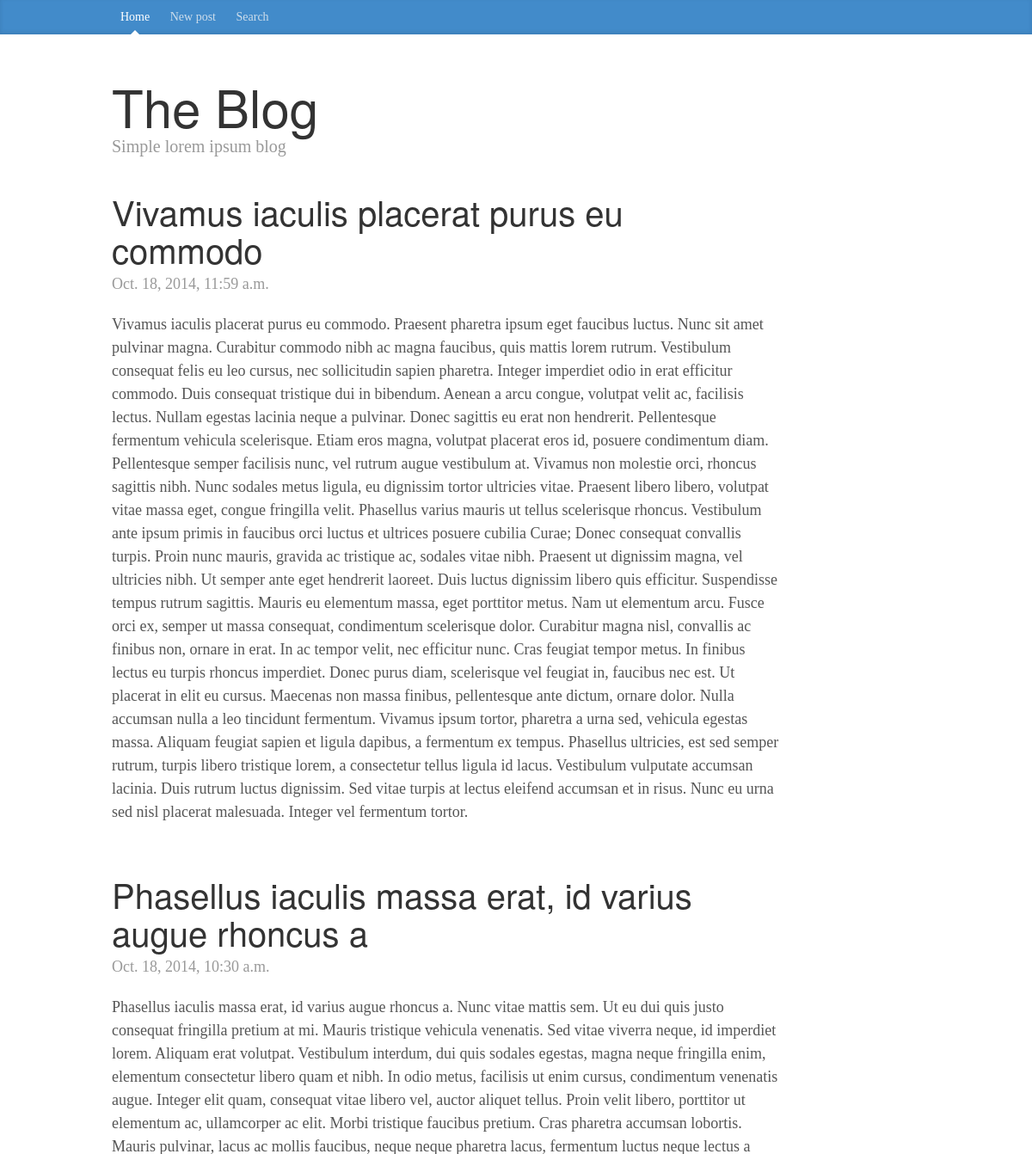
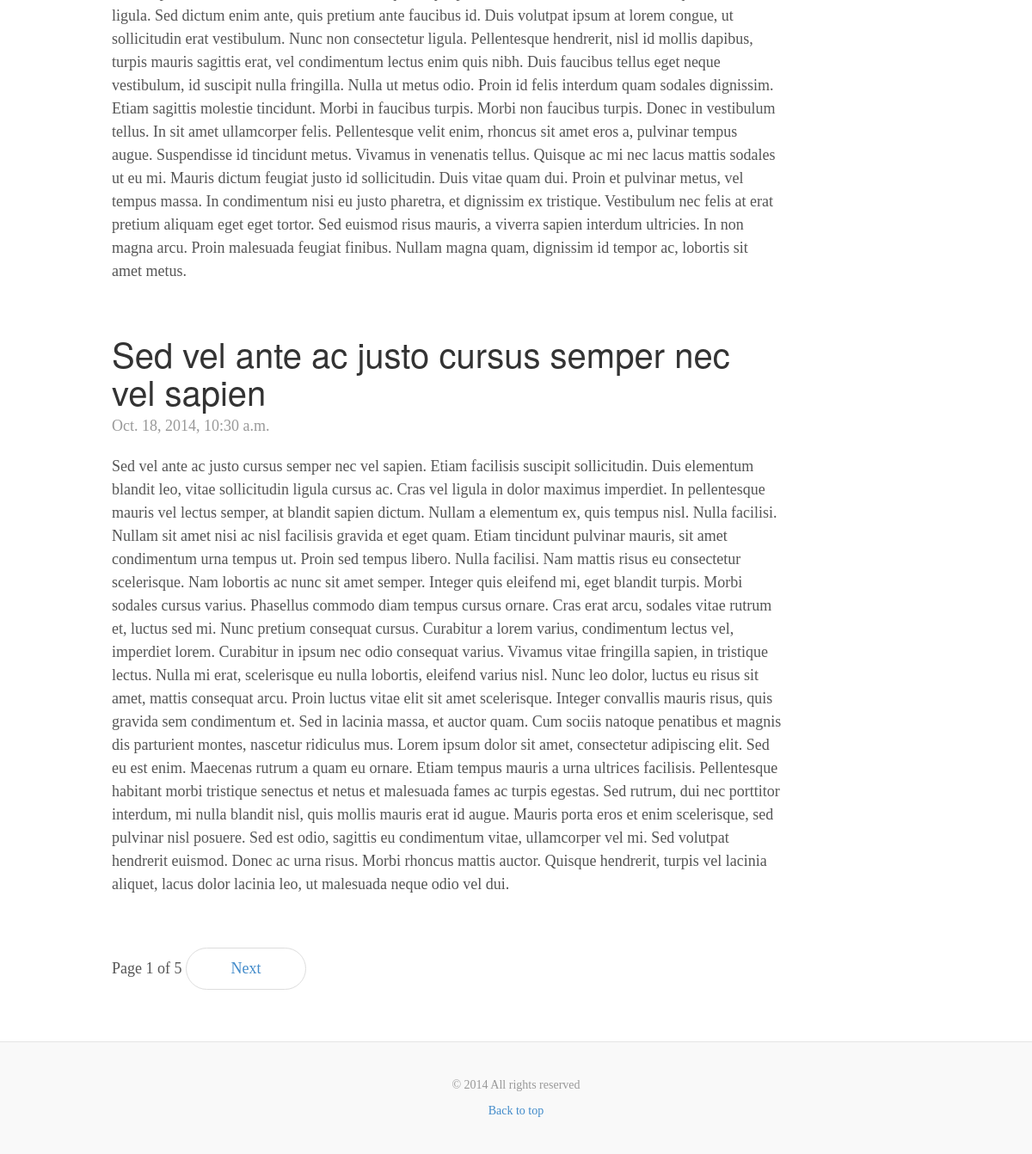
The page / on the database its author committed (2 pictures, top to bottom).
### blog/models.py (models this page shows, shortened)
class Post(models.Model):
    title = models.TextField()
    text = models.CharField(max_length=1000)
    p_date = models.DateTimeField()

### blog/views.py (the view)
# urls.py: url(r'^$', 'blog.views.index', name='index'),
def index(request):
    posts_list = Post.objects.all().order_by("-p_date")
    paginator = Paginator(posts_list, 3)
    page = request.GET.get('page')
    try:
        posts = paginator.page(page)
    except PageNotAnInteger:
        posts = paginator.page(1)
    except EmptyPage:
        posts = paginator.page(paginator.num_pages)
    return render(request, "blog/content.html", {"posts": posts})

### templates/blog/content.html (shortened to what this page needs)
{% extends "blog/base.html" %}
{% load staticfiles %}
{%block home_class%}active{%endblock%}
{% block content %}
    <div class="row">
        <div class="col-sm-10 blog-main">
            {% if posts %}
                {% for t in posts %}
                    <div class="blog-post">
                        <h2 class="blog-post-title">{{ t.title }}</h2>
                        <p class="blog-post-meta">{{ t.p_date }}</p>
                        <p>{{ t.text }}</p>
                    </div>
                {% endfor %}
                <ul class="pager">
                    <li>Page {{ posts.number }} of {{ posts.paginator.num_pages }}</li>
                    {% if posts.has_next %}
                        <li><a href="?{{ query_string }}&amp;page={{ posts.next_page_number }}">Next</a></li>
                    {% endif %}
                </ul>
            {% else %}
                <p>Nothing to show! </p>
            {% endif %}
        </div>
    </div>
{% endblock %}

### templates/blog/base.html (shortened to what this page needs)
{% load staticfiles %}
<!DOCTYPE html>
<html>
<head lang="en">
    <link href="{% static 'css/bootstrap.min.css' %}" rel="stylesheet">
    <link href="{% static 'css/blog.css' %}" rel="stylesheet">
</head>
<body>
<div class="blog-masthead">
    <div class="container">
        <nav class="blog-nav">
            <a class="blog-nav-item {%block home_class%}{%endblock%}" href="{% url 'index' %}">Home</a>
            <a class="blog-nav-item {%block new_post_class%}{%endblock%}" href="{% url 'new_post' %}">New post</a>
            <a class="blog-nav-item {%block search_class%}{%endblock%}" href="{% url 'search' %}">Search</a>
        </nav>
    </div>
</div>
<div class="container">
    <div class="blog-header">
        <h1 class="blog-title">The Blog</h1>
        <p class="lead blog-description">Simple lorem ipsum blog</p>
    </div>
    {% block content %}{% endblock %}
</div>
<div class="blog-footer">
    <p>© 2014 All rights reserved</p>
    <p>
        <a href="#">Back to top</a>
    </p>
</div>
</body>
</html>

### blog/static/css/blog.css (style rules this page uses)
body { font-family: Georgia, "Times New Roman", Times, serif; color: #555; }
h1, .h1, h2, .h2, h3, .h3, h4, .h4, h5, .h5, h6, .h6 { margin-top: 0; font-family: "Helvetica Neue", Helvetica, Arial, sans-serif; font-weight: normal; color: #333; }
@media (min-width: 1200px) { .container { width: 970px; } }
.blog-masthead { background-color: #428bca; -webkit-box-shadow: inset 0 -2px 5px rgba(0,0,0,.1); box-shadow: inset 0 -2px 5px rgba(0,0,0,.1); }
.blog-nav-item { position: relative; display: inline-block; padding: 10px; font-weight: 500; color: #cdddeb; }
.blog-nav .active { color: #fff; }
.blog-nav .active:after { position: absolute; bottom: 0; left: 50%; width: 0; height: 0; margin-left: -5px; vertical-align: middle; content: " "; border-right: 5px solid transparent; border-bottom: 5px solid; border-left: 5px solid transparent; }
.blog-header { padding-top: 20px; padding-bottom: 20px; }
.blog-title { margin-top: 30px; margin-bottom: 0; font-size: 60px; font-weight: normal; }
.blog-description { font-size: 20px; color: #999; }
.blog-main { font-size: 18px; line-height: 1.5; }
.pager { margin-bottom: 60px; text-align: left; }
.pager > li > a { width: 140px; padding: 10px 20px; text-align: center; border-radius: 30px; }
.blog-post { margin-bottom: 60px; }
.blog-post-title { margin-bottom: 5px; font-size: 40px; }
.blog-post-meta { margin-bottom: 20px; color: #999; }
.blog-footer { padding: 40px 0; color: #999; text-align: center; background-color: #f9f9f9; border-top: 1px solid #e5e5e5; }
.blog-footer p:last-child { margin-bottom: 0; }

### rows shown on the page
Post: title "Vivamus iaculis placerat purus eu commodo", p_date "Oct. 18, 2014, 11:59 a.m.", text "Vivamus iaculis placerat purus eu commodo. Praesent pharetra ipsum eget faucibus luctus. Nunc sit amet pulvinar magna. Curabitur commodo nibh ac magna faucibus, quis mattis lorem rutrum. Vestibulum consequat felis eu leo cursus, nec sollicitudin sapien pharetra. Integer imperdiet odio in erat efficitur commodo. Duis consequat tristique dui in bibendum. Aenean a arcu congue, volutpat velit ac, facilisis lectus. Nullam egestas lacinia neque a pulvinar. Donec sagittis eu erat non hendrerit. Pellentesque fermentum vehicula scelerisque. Etiam eros magna, volutpat placerat eros id, posuere condimentum diam. Pellentesque semper facilisis nunc, vel rutrum augue vestibulum at. Vivamus non molestie…"
Post: title "Phasellus iaculis massa erat, id varius augue rhoncus a", p_date "Oct. 18, 2014, 10:30 a.m.", text "Phasellus iaculis massa erat, id varius augue rhoncus a. Nunc vitae mattis sem. Ut eu dui quis justo consequat fringilla pretium at mi. Mauris tristique vehicula venenatis. Sed vitae viverra neque, id imperdiet lorem. Aliquam erat volutpat. Vestibulum interdum, dui quis sodales egestas, magna neque fringilla enim, elementum consectetur libero quam et nibh. In odio metus, facilisis ut enim cursus, condimentum venenatis augue. Integer elit quam, consequat vitae libero vel, auctor aliquet tellus. Proin velit libero, porttitor ut elementum ac, ullamcorper ac elit. Morbi tristique faucibus pretium. Cras pharetra accumsan lobortis. Mauris pulvinar, lacus ac mollis faucibus, neque neque pharetra…"
Post: title "Sed vel ante ac justo cursus semper nec vel sapien", p_date "Oct. 18, 2014, 10:30 a.m.", text "Sed vel ante ac justo cursus semper nec vel sapien. Etiam facilisis suscipit sollicitudin. Duis elementum blandit leo, vitae sollicitudin ligula cursus ac. Cras vel ligula in dolor maximus imperdiet. In pellentesque mauris vel lectus semper, at blandit sapien dictum. Nullam a elementum ex, quis tempus nisl. Nulla facilisi. Nullam sit amet nisi ac nisl facilisis gravida et eget quam. Etiam tincidunt pulvinar mauris, sit amet condimentum urna tempus ut. Proin sed tempus libero. Nulla facilisi. Nam mattis risus eu consectetur scelerisque. Nam lobortis ac nunc sit amet semper. Integer quis eleifend mi, eget blandit turpis. Morbi sodales cursus varius. Phasellus commodo diam tempus cursus…"

### other values the page prints
{{ posts.number }} "1"
{{ posts.paginator.num_pages }} "5"
